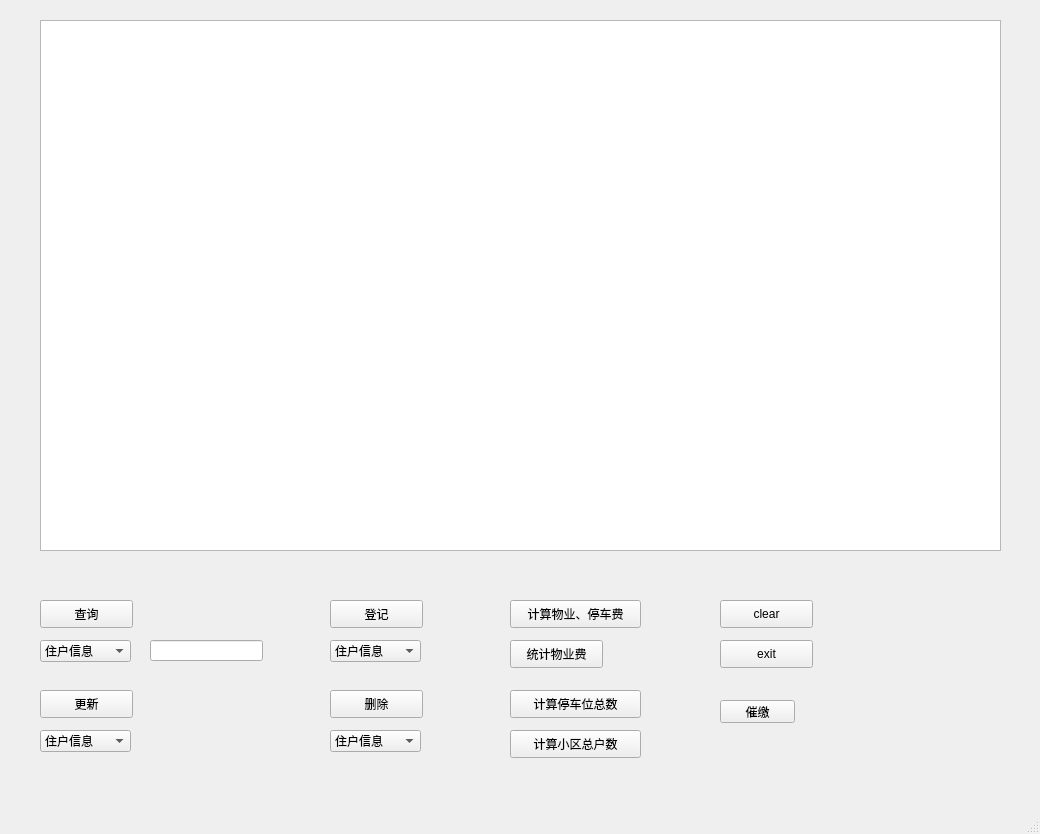
<?xml version="1.0" encoding="UTF-8"?>
<ui version="4.0">
 <class>MainWindow</class>
 <widget class="QMainWindow" name="MainWindow">
  <property name="geometry">
   <rect>
    <x>0</x>
    <y>0</y>
    <width>1040</width>
    <height>834</height>
   </rect>
  </property>
  <property name="windowTitle">
   <string>物业管理系统</string>
  </property>
  <widget class="QWidget" name="centralwidget">
   <widget class="QPushButton" name="register_btn">
    <property name="geometry">
     <rect>
      <x>330</x>
      <y>600</y>
      <width>93</width>
      <height>28</height>
     </rect>
    </property>
    <property name="text">
     <string>登记</string>
    </property>
   </widget>
   <widget class="QComboBox" name="register_com_box">
    <property name="geometry">
     <rect>
      <x>330</x>
      <y>640</y>
      <width>91</width>
      <height>22</height>
     </rect>
    </property>
    <item>
     <property name="text">
      <string>住户信息</string>
     </property>
    </item>
    <item>
     <property name="text">
      <string>楼栋信息</string>
     </property>
    </item>
    <item>
     <property name="text">
      <string>住房信息</string>
     </property>
    </item>
    <item>
     <property name="text">
      <string>物业费信息</string>
     </property>
    </item>
    <item>
     <property name="text">
      <string>停车费信息</string>
     </property>
    </item>
    <item>
     <property name="text">
      <string>车位信息</string>
     </property>
    </item>
    <item>
     <property name="text">
      <string>维修信息</string>
     </property>
    </item>
    <item>
     <property name="text">
      <string>员工信息</string>
     </property>
    </item>
   </widget>
   <widget class="QPushButton" name="query_btn">
    <property name="geometry">
     <rect>
      <x>40</x>
      <y>600</y>
      <width>93</width>
      <height>28</height>
     </rect>
    </property>
    <property name="text">
     <string>查询</string>
    </property>
   </widget>
   <widget class="QPushButton" name="clear_btn">
    <property name="geometry">
     <rect>
      <x>720</x>
      <y>600</y>
      <width>93</width>
      <height>28</height>
     </rect>
    </property>
    <property name="text">
     <string>clear</string>
    </property>
   </widget>
   <widget class="QPushButton" name="exit_btn">
    <property name="geometry">
     <rect>
      <x>720</x>
      <y>640</y>
      <width>93</width>
      <height>28</height>
     </rect>
    </property>
    <property name="text">
     <string>exit</string>
    </property>
   </widget>
   <widget class="QLineEdit" name="query_editor">
    <property name="geometry">
     <rect>
      <x>150</x>
      <y>640</y>
      <width>113</width>
      <height>21</height>
     </rect>
    </property>
   </widget>
   <widget class="QPushButton" name="update_btn">
    <property name="geometry">
     <rect>
      <x>40</x>
      <y>690</y>
      <width>93</width>
      <height>28</height>
     </rect>
    </property>
    <property name="text">
     <string>更新</string>
    </property>
   </widget>
   <widget class="QComboBox" name="update_com_box">
    <property name="geometry">
     <rect>
      <x>40</x>
      <y>730</y>
      <width>91</width>
      <height>22</height>
     </rect>
    </property>
    <item>
     <property name="text">
      <string>住户信息</string>
     </property>
    </item>
    <item>
     <property name="text">
      <string>物业费信息</string>
     </property>
    </item>
    <item>
     <property name="text">
      <string>停车费信息</string>
     </property>
    </item>
    <item>
     <property name="text">
      <string>员工信息</string>
     </property>
    </item>
    <item>
     <property name="text">
      <string>楼栋信息</string>
     </property>
    </item>
    <item>
     <property name="text">
      <string>车位信息</string>
     </property>
    </item>
    <item>
     <property name="text">
      <string>维修基金</string>
     </property>
    </item>
   </widget>
   <widget class="QComboBox" name="del_com_box">
    <property name="geometry">
     <rect>
      <x>330</x>
      <y>730</y>
      <width>91</width>
      <height>22</height>
     </rect>
    </property>
    <item>
     <property name="text">
      <string>住户信息</string>
     </property>
    </item>
    <item>
     <property name="text">
      <string>员工信息</string>
     </property>
    </item>
   </widget>
   <widget class="QPushButton" name="del_btn">
    <property name="geometry">
     <rect>
      <x>330</x>
      <y>690</y>
      <width>93</width>
      <height>28</height>
     </rect>
    </property>
    <property name="text">
     <string>删除</string>
    </property>
   </widget>
   <widget class="QComboBox" name="query_com_box">
    <property name="geometry">
     <rect>
      <x>40</x>
      <y>640</y>
      <width>91</width>
      <height>22</height>
     </rect>
    </property>
    <item>
     <property name="text">
      <string>住户信息</string>
     </property>
    </item>
    <item>
     <property name="text">
      <string>楼栋信息</string>
     </property>
    </item>
    <item>
     <property name="text">
      <string>住房信息</string>
     </property>
    </item>
    <item>
     <property name="text">
      <string>物业费信息</string>
     </property>
    </item>
    <item>
     <property name="text">
      <string>停车费信息</string>
     </property>
    </item>
    <item>
     <property name="text">
      <string>车位信息</string>
     </property>
    </item>
    <item>
     <property name="text">
      <string>维修信息</string>
     </property>
    </item>
    <item>
     <property name="text">
      <string>维修基金</string>
     </property>
    </item>
    <item>
     <property name="text">
      <string>员工信息</string>
     </property>
    </item>
   </widget>
   <widget class="QPushButton" name="count_fee_btn">
    <property name="geometry">
     <rect>
      <x>510</x>
      <y>600</y>
      <width>131</width>
      <height>28</height>
     </rect>
    </property>
    <property name="text">
     <string>计算物业、停车费</string>
    </property>
   </widget>
   <widget class="QPushButton" name="sta_pro_fee_btn">
    <property name="geometry">
     <rect>
      <x>510</x>
      <y>640</y>
      <width>93</width>
      <height>28</height>
     </rect>
    </property>
    <property name="text">
     <string>统计物业费</string>
    </property>
   </widget>
   <widget class="QPushButton" name="sum_parking_space_btn">
    <property name="geometry">
     <rect>
      <x>510</x>
      <y>690</y>
      <width>131</width>
      <height>28</height>
     </rect>
    </property>
    <property name="text">
     <string>计算停车位总数</string>
    </property>
   </widget>
   <widget class="QPushButton" name="sum_resident_btn">
    <property name="geometry">
     <rect>
      <x>510</x>
      <y>730</y>
      <width>131</width>
      <height>28</height>
     </rect>
    </property>
    <property name="text">
     <string>计算小区总户数</string>
    </property>
   </widget>
   <widget class="QTableView" name="tableView">
    <property name="geometry">
     <rect>
      <x>40</x>
      <y>20</y>
      <width>961</width>
      <height>531</height>
     </rect>
    </property>
   </widget>
   <widget class="QPushButton" name="reminder_fee_btn">
    <property name="geometry">
     <rect>
      <x>720</x>
      <y>700</y>
      <width>75</width>
      <height>23</height>
     </rect>
    </property>
    <property name="text">
     <string>催缴</string>
    </property>
   </widget>
  </widget>
  <widget class="QMenuBar" name="menubar">
   <property name="geometry">
    <rect>
     <x>0</x>
     <y>0</y>
     <width>1040</width>
     <height>26</height>
    </rect>
   </property>
  </widget>
  <widget class="QStatusBar" name="statusbar"/>
 </widget>
 <resources/>
 <connections>
  <connection>
   <sender>exit_btn</sender>
   <signal>clicked()</signal>
   <receiver>MainWindow</receiver>
   <slot>close()</slot>
   <hints>
    <hint type="sourcelabel">
     <x>726</x>
     <y>149</y>
    </hint>
    <hint type="destinationlabel">
     <x>399</x>
     <y>299</y>
    </hint>
   </hints>
  </connection>
  <connection>
   <sender>clear_btn</sender>
   <signal>clicked()</signal>
   <receiver>tableView</receiver>
   <slot>clearSelection()</slot>
   <hints>
    <hint type="sourcelabel">
     <x>726</x>
     <y>109</y>
    </hint>
    <hint type="destinationlabel">
     <x>390</x>
     <y>231</y>
    </hint>
   </hints>
  </connection>
 </connections>
</ui>
